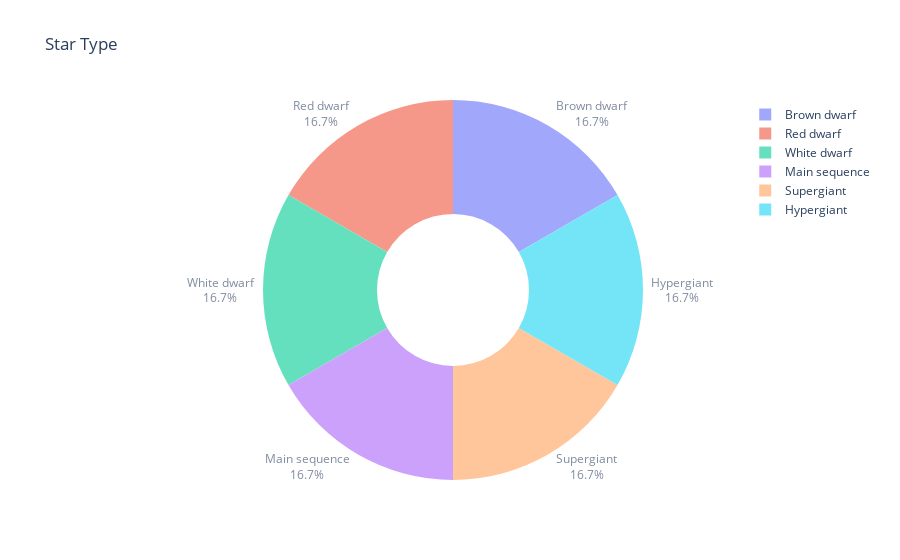

The notebook cell saved with this chart:
### Markdown cell above
Preden se bomo lotili priprave podatkov, bomo prvo pogledali, kako naša podatkovna množica sploh izgleda (oziroma kakšne podatke vsebuje).

### Code cell
# Razmerje tipov zvezd v podatkovni množici
labels = ['Brown dwarf', 'Red dwarf', 'White dwarf', 'Main sequence', 'Supergiant', 'Hypergiant']

graf = px.pie(df['Star type'].value_counts(), values='Star type', names=labels,hole=0.4,opacity=0.6, title = 'Star Type')
graf.update_traces(textposition='outside', textinfo='percent+label')
graf.show()

### Figure 1 — Plotly figure (JSON) as saved in the notebook; plotly's stock layout.template omitted (floating-point values rounded to 4 significant figures)
{"data": [{"domain": {"x": [0, 1], "y": [0, 1]}, "hole": 0.4, "hovertemplate": "label=%{label}<br>Star type=%{value}<extra></extra>", "labels": ["Brown dwarf", "Red dwarf", "White dwarf", "Main sequence", "Supergiant", "Hypergiant"], "legendgroup": "", "name": "", "opacity": 0.6, "showlegend": true, "textinfo": "percent+label", "textposition": "outside", "type": "pie", "values": [40, 40, 40, 40, 40, 40]}], "layout": {"legend": {"tracegroupgap": 0}, "title": {"text": "Star Type"}}}
